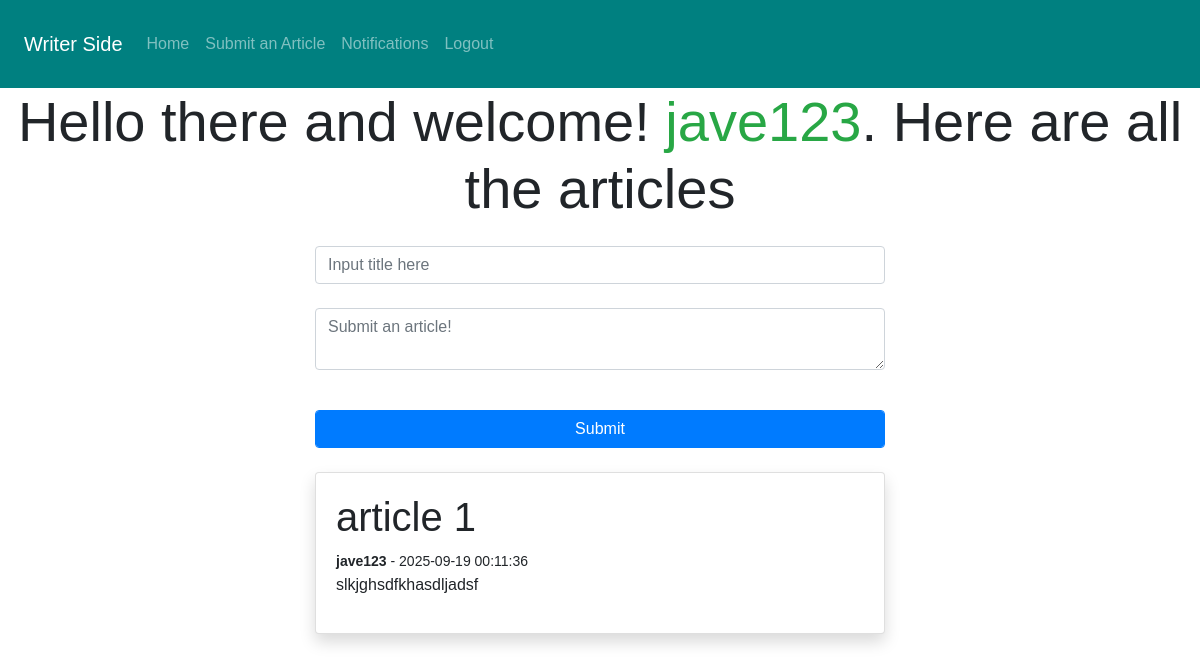
The page /2_school_newspaper/writer/index.php (signed in) on the database its author committed.
### tables this page shows
CREATE TABLE `articles` (
  `article_id` int(11) NOT NULL,
  `title` varchar(255) NOT NULL,
  `content` text NOT NULL,
  `imageName` text NOT NULL,
  `author_id` int(11) NOT NULL,
  `is_active` tinyint(1) NOT NULL DEFAULT 0,
  `created_at` timestamp NOT NULL DEFAULT current_timestamp()
);

CREATE TABLE `school_publication_users` (
  `user_id` int(11) NOT NULL,
  `username` varchar(100) NOT NULL,
  `email` varchar(255) NOT NULL,
  `password` varchar(255) NOT NULL,
  `is_admin` tinyint(1) NOT NULL DEFAULT 0,
  `created_at` timestamp NOT NULL DEFAULT current_timestamp()
);

### 2_school_newspaper/writer/classes/Database.php (called while the page is built, shortened)
<?php
class Database {
    protected $pdo;
    private $host = 'localhost';
    private $db = 'mockdb';
    private $user = 'root';
    private $pass = '';
    private $charset = 'utf8mb4';
    public function __construct() {
        $dsn = "mysql:host=$this->host;dbname=$this->db;charset=$this->charset";
        $options = [
            PDO::ATTR_ERRMODE            => PDO::ERRMODE_EXCEPTION,
            PDO::ATTR_DEFAULT_FETCH_MODE => PDO::FETCH_ASSOC,
            PDO::ATTR_EMULATE_PREPARES   => false,
        ];
        try {
            $this->pdo = new PDO($dsn, $this->user, $this->pass, $options);
        } catch (\PDOException $e) {
            throw new \PDOException($e->getMessage(), (int)$e->getCode());
        }
    }
    protected function executeQuery($sql, $params = []) {
        $stmt = $this->pdo->prepare($sql);
        $stmt->execute($params);
        return $stmt->fetchAll();
    }
}
?>

### 2_school_newspaper/writer/classloader.php (called while the page is built, shortened)
<?php
require_once __DIR__ . '/classes/Database.php';
require_once __DIR__ . '/classes/Article.php';
$articleObj = new Article();
?>

### 2_school_newspaper/writer/classes/Article.php (called while the page is built, shortened)
<?php
require_once 'Database.php';
class Article extends Database {
    public function getActiveArticles($id = null) {
        $sql = "SELECT * FROM articles
                JOIN school_publication_users ON
                articles.author_id = school_publication_users.user_id
                WHERE is_active = 1 ORDER BY articles.created_at DESC";
        return $this->executeQuery($sql);
    }
}
?>

### 2_school_newspaper/writer/index.php (the view, shortened to what this page needs)
<?php require_once 'classloader.php'; ?>
<!doctype html>
  <html lang="en">
  <head>
    <link rel="stylesheet" href="https://cdn.jsdelivr.net/npm/bootstrap@4.6.2/dist/css/bootstrap.min.css">
  </head>
  <body>
    <?php include 'includes/navbar.php'; ?>
    <div class="container-fluid">
      <div class="display-4 text-center">Hello there and welcome! <span class="text-success"><?php echo $_SESSION['username']; ?></span>. Here are all the articles</div>
      <div class="row justify-content-center">
        <div class="col-md-6">
          <form action="core/handleForms.php" method="POST">
            <div class="form-group">
              <input type="text" class="form-control mt-4" name="title" placeholder="Input title here">
            </div>
            <div class="form-group">
              <textarea name="description" class="form-control mt-4" placeholder="Submit an article!"></textarea>
            </div>
            <input type="submit" class="btn btn-primary form-control float-right mt-4 mb-4" name="insertArticleBtn">
          </form>
          <?php $articles = $articleObj->getActiveArticles(); ?>
          <?php foreach ($articles as $article) { ?>
          <div class="card mt-4 shadow">
            <div class="card-body">
              <h1><?php echo $article['title']; ?></h1>
              <small><strong><?php echo $article['username'] ?></strong> - <?php echo $article['created_at']; ?> </small>
              <p><?php echo $article['content']; ?> </p>
            </div>
          </div>
          <?php } ?>
        </div>
      </div>
    </div>
  </body>
</html>

### 2_school_newspaper/writer/index.php (style rules this page uses)
body { font-family: "Arial"; }

### rows shown on the page
articles: title "article 1", author.username "jave123", author.created_at "2025-09-19 00:11:36", content "slkjghsdfkhasdljadsf"

### other values the page prints
$_SESSION['username'] "jave123"
